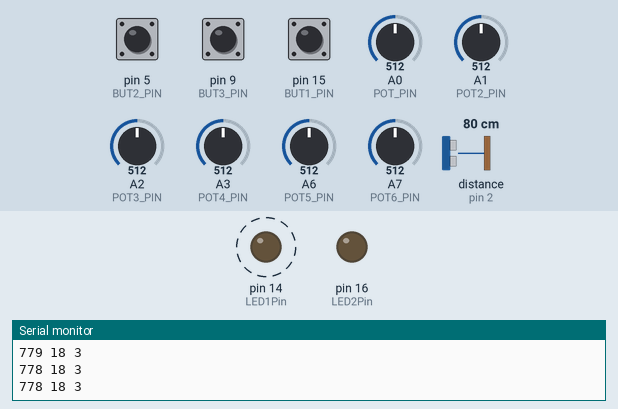
Recording of a sketch running on a simulated Arduino Micro, built with avr-gcc and run on an emulated ATmega32U4. Parts: output pins drawn as LEDs (lit = HIGH), the last lines printed to the serial monitor. Wiring (inferred from the names in the program): ultrasonic range finder: trigger pin 3; echo pin 2. Dashed ring = blinking. Inputs (shaded band) come from the test bench; at power-on: A2 (POT3_PIN) = 512, A3 (POT4_PIN) = 512, pin 5 (BUT2_PIN) HIGH, pin 9 (BUT3_PIN) HIGH, pin 15 (BUT1_PIN) HIGH, A0 (POT_PIN) = 512, A1 (POT2_PIN) = 512, A6 (POT5_PIN) = 512, A7 (POT6_PIN) = 512, distance to the obstacle (sensor on pin 2) 80 cm. The echo pulse lasts 58.3 µs per cm; pins used as bus, display or sensor lines are not drawn.

Above: at 1.2 s.
1.3 s: A2 (POT3_PIN) set to 30
At 1.46 s:
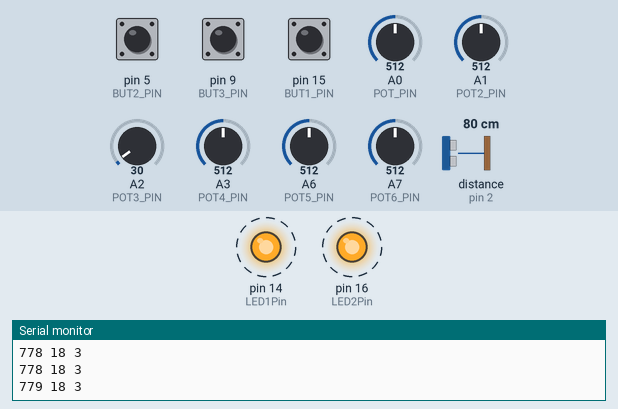
4.3 s: A3 (POT4_PIN) set to 30
At 4.42 s:
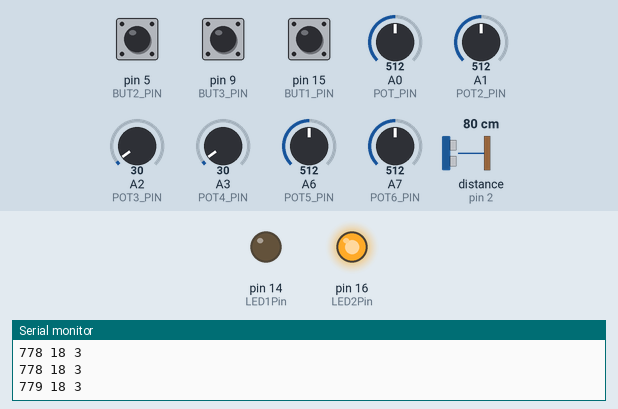
At 4.89 s:
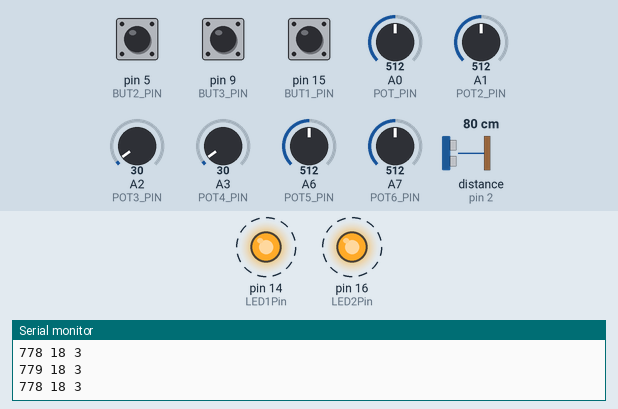
Timing chart, 0 to 13.3 s (numbered marks = the images above; inputs shaded):
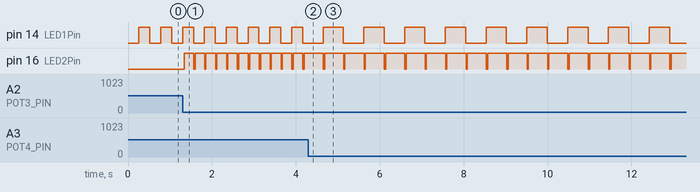

Measured:
- after the input at 1.3 s, pin 16 (LED2Pin): alternates HIGH for 0.23 s and LOW for 0.03 s, starting at once
- after the input at 4.3 s, pin 14 (LED1Pin): alternates HIGH for 0.49 s and LOW for 0.49 s, starting after 0.35 s; pin 16 (LED2Pin): alternates HIGH for 0.46 s and LOW for 0.03 s, starting after 0.36 s
- by itself, pin 14 (LED1Pin): alternates HIGH for 0.26 s and LOW for 0.26 s

The sketch:

MihDi.ino
```cpp
/*
   MihDi.ino
   - Dance your melody!
   - A Midi device that pushes notes to synthesizer over USB.
   - The notes are relative to the distance measured by ultrasonic sensor.
   - select Tools/Board "Arduino Micro"
*/
#include "MIDIUSB.h"
#include "MIDIUSBmaster/src/NotesMh01.h"

#define VERSION01   // is first version: MCCrypt  DJ-1/2-rebuild, else second version(ma)

#ifdef VERSION01   //  erste version MCCrypt  DJ-1/2-Umbau
  // ENABLE ACTUATORS
  #define BUTTONS    // enable button use
  const int VMin=0; // kleiner Potti wert
  const int VMax=1023;  //grosser potti wert
  const int V5Max = 330;
  const int V5Min = 0;
  const int V6Max = 410;
  const int V6Min = 0;

#else             // zweite version mario
  const int VMin=1023; // kleiner Potti wert
  const int VMax=0;  //grosser potti wert
  const int V5Max = VMax;
  const int V5Min = VMin;
  const int V6Max = VMax;
  const int V6Min = VMin;
#endif

int BS=1;   //button state

//  DEBUG OPTIONS
//#define SerialIn   // read commands from Serial   seems not to work together with midi on one USB port
// #define DEBUG                 1
#define ShowPingData      // show distance when note changes
//#define ShowALLPingData  // show every distance
//#define SerialValues   /// Output data changes on button + potis
#define LEDFREQ      /// show Freq on front LEDs
#define TEST1   //test midi program change on button

const int PING = 3; // TRIG Pin
const int ECHO = 2; // ECHO Pin
const int LED1Pin = 14;  // Freq
const int LED2Pin = 16; //  Ton
bool LED1Status = 0;

volatile unsigned long PingZeit = 0, diffP = 0, AnzInt = 0;
unsigned long AnzLoop, AnzLoopAlt, MpSZeit;
int MpS;
int Distance = 0, DistanceLast = 0;
unsigned long lastPingStartTime = 0;
unsigned long PingInterval = 100; //ping every .. ms
const int PingIntervalMin = 20;
int DistMin = 200;
int DistMax = 1700;
const int DistMinSetable = 1200; //min Distance setable by Pot2
const int DistMaxSetable = 7000;

struct Note {
  unsigned long tStart;  //Time start millis
  bool isPlaying;
};
Note N[128] = {false}; //init to zero
unsigned long t;  //Time
unsigned long NotePlayTime = 2000;

// Constants
//
#ifdef VERSION01
//                     Anschluss auf micro
const int POT_PIN = 0;   //A0  Volume    // Pot connected to analog pin   Drehregler oben links
const int POT2_PIN = 1;  //A1  Dist max // Pot connected to analog pin 0  Crossfader (unten)
const int POT3_PIN = 2;  //A2  TonLaenge // Pot connected to analog pin   Drehregler oben rechts
const int POT4_PIN = 3;  //A3  Freq    // Pot connected to analog pin   Drehregler unten links
const int POT5_PIN = 6;  //D4  NoteMax // Pot connected to analog pin  Vertikal Slider rechts
const int POT6_PIN = 7;  //D6  NoterMin // Pot connected to analog pin  Vertikal Slider links
#else   // mario V02
const int POT_PIN = 2;   //A0  Volume    // Pot connected to analog pin 0  Crossfader (unten)      Volume
const int POT2_PIN = 0;  //A1  Dist         // Pot connected to analog pin   Drehregler oben links
const int POT3_PIN = 6;  //A2  TonLaenge   // Pot connected to analog pin   Drehregler oben links
const int POT4_PIN = 3;  //A3  Freq    // Pot connected to analog pin   Drehregler unten links
const int POT5_PIN = 7;  //D4  NoteMax // Pot connected to analog pin  Vertikal Slider rechts   NoteMax
const int POT6_PIN = 1;  //D6  NoteMin // Pot connected to analog pin  Vertikal Slider links    NoterMin
#endif

 int s_nLastPotValue5 = 0;
 int s_nLastMappedValue5 = 0;
 int s_nLastPotValue6 = 0;
 int s_nLastMappedValue6 = 0;
 int nCurrentPotValue5=0;
 int nCurrentPotValue6=0;

byte NoteSpMin = 0; //
byte NoteSpMax = 127; // NotenSpektrum wird von BUT2 geaendert   von 0-127  auf 0-39
byte NoteMin = 0; // wird von POT1 geaendert    Notenhöhe nah
byte NoteMax = 127; // wird von POT5 geaendert   Notenhöhe fern

const byte NoteHarMin = 0; // Harmonic notes min
const byte NoteHarMax = 39; // Harmonic notes max number
const byte NoteAllMin = 0;  // All notes min note (in header file)
const byte NoteAllMax = 108 - 12;  // All notes min note (in header file)

byte lastNote = 0; //letzte gespielte note

const int BUT1_PIN = 15; // Chan1/2 Umschalter unten
const int BUT2_PIN = 5; // digi 5  Kippschalter an Gehäuse-hinterseite
const int BUT3_PIN = 9; // digi 9  Kippschalter an Gehäuse-hinterseite
int BUT1_State = 3;
int BUT2_State = 3;
int BUT3_State = 3;
const int B1switchON = 0;
const int B2switchON = 1;
const int B3switchON = 1;

//const int BUT2_PIN=14
//const int BUT3_PIN=16

const int POT_THRESHOLD = 7;  //7      // Threshold amount to guard against false values
const int POT5_THRESHOLD = 1; //
const int POT6_THRESHOLD = 1;
byte MIDI_CHANNEL = 1;         // MIDI Channel 1
byte Volume = 100;

bool Change = false;

#ifdef SerialIn
// Serial event
String inputString = "";         // a string to hold incoming data
boolean stringComplete = false;  // whether the string is complete
String ss = "";
String sss = "";
#endif  //SerialIn

int MinAbw=1;

// First parameter is the event type (0x09 = note on, 0x08 = note off).
// Second parameter is note-on/note-off, combined with the channel.
// Channel can be anything between 0-15. Typically reported to the user as 1-16.
// Third parameter is the note number (48 = middle C).
// Fourth parameter is the velocity (64 = normal, 127 = fastest).

//    Status byte : 1001 CCCC    channel (Instrument)
//    Data byte 1 : 0PPP PPPP    pitch (Note)
//    Data byte 2 : 0VVV VVVV    velocity (Volume)

void noteOn(byte channel, byte pitch, byte velocity) {
  N[pitch].tStart = millis();
  if ( N[pitch].isPlaying == false ) {
    //Note weiterspielen statt neu anschlagen
    midiEventPacket_t noteOn = {0x09, 0x90 | channel, pitch, velocity};
    MidiUSB.sendMIDI(noteOn);
    N[pitch].isPlaying = true;
    // letzte Note aus (immer nur eine spielen lassen)
    if (lastNote != pitch ) {
      noteOff(channel, lastNote, 0);
      lastNote = pitch;
    }

#ifdef LEDFREQ
    digitalWrite(LED2Pin, LOW);
#endif
  }
}

void noteOff(byte channel, byte pitch, byte velocity) {
  if ( N[pitch].isPlaying == true ) {
    midiEventPacket_t noteOff = {0x08, 0x80 | channel, pitch, velocity};
    MidiUSB.sendMIDI(noteOff);
    N[pitch].isPlaying = false;
#ifdef LEDFREQ
    digitalWrite(LED2Pin, HIGH);
#endif
  }

}

void allOff() {
  // turn all notes off
  for (int i = 0; i <= 127; i++) {
    //if ( N[i].isPlaying == true ){
    noteOff(MIDI_CHANNEL, i, 0);
    MidiUSB.flush();
    //Serial.print("Aus: "); Serial.println(i);
    //}
  } //for i
}

void AbwChange() {
  MinAbw = (abs(DistMax - DistMin) / abs(NoteMax - NoteMin)) / 3;
#ifdef SerialValues
  Serial.print("MinAbw=");
  Serial.println(MinAbw);
#endif

}

void setup() {
  pinMode(LED1Pin, OUTPUT);          // Sets the digital pin as output
  digitalWrite(LED1Pin, LOW);       // Turn the LED on
  pinMode(LED2Pin, OUTPUT);          // Sets the digital pin as output
  digitalWrite(LED2Pin, LOW);       // Turn the LED on

  pinMode(BUT1_PIN, INPUT);          // Sets the digital pin as output
  pinMode(BUT2_PIN, INPUT);          // Sets the digital pin as output
  pinMode(BUT3_PIN, INPUT);          // Sets the digital pin as output

  MpSZeit = millis();
  pinMode(PING, OUTPUT);    // send wave
  digitalWrite(PING, LOW);  // silent
  pinMode(ECHO, INPUT);     // recieve
  // interrupt when ECHO Pin goes HIGH
  attachInterrupt(digitalPinToInterrupt(ECHO), interruptRoutine, FALLING);  // vorher HIGH
  Serial.begin(115200);
  //Serial.println(freeRam());
  //controlChange(3, 3, 10); // Set the value of controller 10 on channel 0 to 65
  //programChange(0xc0, MIDI_CHANNEL, 3);  // Change MIDI voice to guitar
  //MidiUSB.flush();
  //startPing();
  //allOff();
  Button2Change();
  AbwChange();

}

// First parameter is the event type (0x0B = control change).
// Second parameter is the event type, combined with the channel.
// Third parameter is the control number number (0-119).
// Fourth parameter is the control value (0-127).

void controlChange(byte channel, byte control, byte value) {
  midiEventPacket_t event = {0x0B, 0x0B | channel, control, value};
  //midiEventPacket_t event = {0x0B, 0x0B | channel, control, value};
  MidiUSB.sendMIDI(event);
}

void volumeChange(byte channel, byte Volume) {
  //byte control=0x07;  //Volume Command
  //byte value=Volume & 0x7F;
  midiEventPacket_t event = {0xB0 | (channel & 0x0F), 0x07, Volume};

  MidiUSB.sendMIDI(event);
}

//  change the voice
void programChange(byte cmd, byte channel, byte data1) {
  //programChange(0xc0, byte(MIDI_CHANNEL), 11);  // Change MIDI voice to guitar
  //programChange(0xc0, 25);  // Change MIDI voice to guitar
  //cmd = cmd | channel;  // merge channel number
  //midiEventPacket_t event = {cmd | channel, data1};
  //midiEventPacket_t event = {cmd , channel, data1};
  midiEventPacket_t event1 = {0xc0, 0x0c | channel, data1};
  //midiEventPacket_t event1 = {cmd, channel, data1};
  MidiUSB.sendMIDI(event1);
}


int N1 = 25, N1alt = 0;
//int N2=14;

void MidiVolume(int channel, byte volume)
{
  //Serial.print("Changing Volume to ");
  //Serial.println(volume);
  volumeChange(channel, volume);
  //noteOn(channel, N1, volume);   // Channel 0, middle C, normal velocity
  //noteOff(1, N2, 0);   // Channel 0, middle C, normal velocity
  //MidiUSB.flush();

}

void Button2Change(){
      if ( BUT2_State == B2switchON) {   // only harmonic notes
        NoteSpMin = NoteHarMin; // Harmonic notes min
        NoteSpMax = NoteHarMax; // Harmonic notes max number
      }
      else {
        NoteSpMin = NoteAllMin; // Alle Noten
        NoteSpMax = NoteAllMax;
      }
      // Effect.. laesst Potis (5+6 die TonGrenzen festlegen) neu einlesen (Schwelle austrixen)
      s_nLastPotValue6 = nCurrentPotValue6 + ( POT6_THRESHOLD*2);
      s_nLastPotValue5 = nCurrentPotValue5 + ( POT5_THRESHOLD*2);
      //AbwChange();
}

void loop() {
  static int s_nLastPotValue = 0;
  static int s_nLastMappedValue = 0;
  static int s_nLastPotValue2 = 0;
  static int s_nLastMappedValue2 = 0;
  static int s_nLastPotValue3 = 0;
  static int s_nLastMappedValue3 = 0;
  static int s_nLastPotValue4 = 0;
  static int s_nLastMappedValue4 = 0;

  static int nMappedValue;
  static int nMappedValue2;
  static int nMappedValue3;
  static int nMappedValue4;
  static int nMappedValue5;
  static int nMappedValue6;

#ifdef SerialIn
  // Serial event
  if (stringComplete) {

    ss = inputString.substring(0, 1);
    if ( ss == "i" ) {
      Serial.print("mc=");
      Serial.println(MIDI_CHANNEL);

      Serial.print("M1=");
      Serial.println(nMappedValue);
      Serial.print("M2=");
      Serial.println(nMappedValue2);
      Serial.print("M3=");
      Serial.println(nMappedValue3);
      Serial.print("M4=");
      Serial.println(nMappedValue4);
      Serial.print("M5=");
      Serial.println(nMappedValue5);
      Serial.print("M6=");
      Serial.println(nMappedValue6);
    }

    ss = inputString.substring(0, 3);
    if ( ss == "mc=" ) {
      // interval An
      Serial.println(MIDI_CHANNEL);
      sss = inputString.substring(3);
      MIDI_CHANNEL = sss.toInt();
      Serial.println(sss);
    }
    Serial.println(inputString);
    // clear the string:
    inputString = "";
    stringComplete = false;
  }
#endif  // SerialIn

  //PING
  if (diffP > 0)
  {
    // Formula: uS / 58 = centimeters ; 500 = offset HC-SR0; 615 = offset US-015
    if (millis() - MpSZeit >= 1000)
    {
      MpSZeit = millis();
      MpS = AnzLoop - AnzLoopAlt;
      AnzLoopAlt = AnzLoop;
    }
    Distance = int((diffP - 615) / 5.8); //in mm
    if ((Distance <= DistMax) and (Distance >= DistMin)) { // Trigger event with dist data

      N1 = map(Distance, DistMin, DistMax, NoteMin, NoteMax); // Map the value to 0-127   to NOTE
      //if ( BUT2_State==B2switchON ){
      //   N1=noteMh[N1];
      //}


      if (abs(N1 - N1alt) == 1) { //Aenderung um nur eine Note
        //MinAbw=((DistMax-DistMin)/(NoteMax-NoteMin))/3;
        if ((abs(Distance - DistanceLast) <= MinAbw) and (BUT3_State == B3switchON)) {
          N1 = N1alt; // Wenn Aenderung
        }  //MinAbw
        else {
          DistanceLast = Distance;
        }
      } //um nur eine Note
      else {
        DistanceLast = Distance;
      }

      Change = true; //make new sound
      N1alt = N1;

#ifdef ShowPingData
      Serial.print(Distance); //distance in mm
      Serial.print(" ");
      Serial.print(N1); //uS
      Serial.print(" ");
      Serial.println(MinAbw);
      //Serial.print(MpS); //uS
      //Serial.print("\t");
      //Serial.println(AnzInt);  //interrupt count
#endif

    }
    else
    {
#ifdef ShowALLPingData
      Serial.println(Distance); //distance in mm
#endif
    }

    AnzLoop += 1;
    diffP = 0;

  }
  t = millis();
  // Start new Ping every .. ms
  if ((diffP == 0) and (t - lastPingStartTime >= PingInterval)) {
    lastPingStartTime = t;
    startPing();
  }

  //Spielende Toeen Stoppen nach...
  for (int i = 0; i <= 127; i++) {
    if ( N[i].isPlaying == true ) {
      //if (N[i].tStart + NotePlayTime < t) {
      if (t-N[i].tStart >= NotePlayTime ) {
        noteOff(MIDI_CHANNEL, i, 0);
        MidiUSB.flush();
        //Serial.print("Aus: "); Serial.println(i);
      }
    }
  } //for i

#ifdef BUTTONS
    BS = digitalRead(BUT1_PIN);
#endif
    if (BS != BUT1_State ) {
      BUT1_State = BS;
  #ifdef SerialValues
      Serial.print("B1=");
      Serial.println(BUT1_State);
  #endif
    }
  #ifdef BUTTONS
    BS = digitalRead(BUT2_PIN);
  #endif
    if (BS != BUT2_State ) {
      BUT2_State = BS;
      Button2Change();

  #ifdef SerialValues
      Serial.print("B2=");
      Serial.println(BUT2_State);
  #endif
    }
  #ifdef BUTTONS
    BS = digitalRead(BUT3_PIN);
  #endif
    if (BS != BUT3_State ) {
      BUT3_State = BS;
  #ifdef SerialValues
      Serial.print("B3=");
      Serial.println(BUT3_State);
  #endif
#ifdef TEST1
    programChange(0xc0,MIDI_CHANNEL,4);
    MidiUSB.flush();
#endif

  }

  // Potti 1
  int nCurrentPotValue = analogRead(POT_PIN);
  if (abs(nCurrentPotValue - s_nLastPotValue) > POT_THRESHOLD)
  {
    s_nLastPotValue = nCurrentPotValue;
    //int nMappedValue = map(nCurrentPotValue, 0, 1023, 0, 127); // Map the value to 0-127
    nMappedValue = map(nCurrentPotValue, VMin, VMax, 0, 127); // Map the value to 0-127
    if (nMappedValue != s_nLastMappedValue)
    {
      s_nLastMappedValue = nMappedValue;  //Volume
      Volume = nMappedValue;

#ifdef SerialValues
      Serial.print("P1="); Serial.print(nCurrentPotValue); Serial.print(" Volume="); Serial.println(nMappedValue);
#endif
#ifdef BUTTONS
      if ( BUT1_State == B1switchON ) {
        N1 = NoteMin;
        Change = true;
      }
#endif
    }
  }
  // Potti 2  //nunten Crossfadder
  int nCurrentPotValue2 = analogRead(POT2_PIN);
  if (abs(nCurrentPotValue2 - s_nLastPotValue2) > POT_THRESHOLD)
  {
    s_nLastPotValue2 = nCurrentPotValue2;
    //int nMappedValue = map(nCurrentPotValue, 0, 1023, 0, 127); // Map the value to 0-127
    nMappedValue2 = map(nCurrentPotValue2, VMin, VMax, DistMinSetable, DistMaxSetable); // Map the value to 0-127
    if (nMappedValue2 != s_nLastMappedValue2)
    {
      s_nLastMappedValue2 = nMappedValue2;
      DistMax = nMappedValue2; //Note
#ifdef SerialValues
      Serial.print("P2 "); Serial.print(nCurrentPotValue2); Serial.print(" DistMax(mm)="); Serial.println(nMappedValue2);
#endif
#ifdef BUTTONS
      if ( BUT1_State==B1switchON ) { Change=true; }
#endif
    }
  }

  // Potti 3
  int nCurrentPotValue3 = analogRead(POT3_PIN);
  if (abs(nCurrentPotValue3 - s_nLastPotValue3) > POT_THRESHOLD)
  {
    s_nLastPotValue3 = nCurrentPotValue3;

    //int nMappedValue = map(nCurrentPotValue, 0, 1023, 0, 127); // Map the value to 0-127
    //nMappedValue3 = map(nCurrentPotValue3, 0, 1023, 0, 16); // Midi channel to 0-144
    nMappedValue3 = map(nCurrentPotValue3, VMin, VMax, 1, 1000); // Midi channel to 0-144
    if (nMappedValue3 != s_nLastMappedValue3)
    {
      s_nLastMappedValue3 = nMappedValue3;
      //allOff();  //alle toene aus
      //MIDI_CHANNEL=nMappedValue3;
      NotePlayTime = nMappedValue3;
#ifdef SerialValues
      Serial.print("P3 "); Serial.print(nCurrentPotValue3); Serial.print(" NotePlayTime="); Serial.println(nMappedValue3);
#endif
#ifdef BUTTONS
      if ( BUT1_State == B1switchON ) {
        Change = true;
      }
#endif
    }
  }

  // Potti 4
  int nCurrentPotValue4 = analogRead(POT4_PIN);
  if (abs(nCurrentPotValue4 - s_nLastPotValue4) > POT_THRESHOLD)
  {
    s_nLastPotValue4 = nCurrentPotValue4;

    //int nMappedValue = map(nCurrentPotValue, 0, 1023, 0, 127); // Map the value to 0-127
    //nMappedValue4 = map(nCurrentPotValue4, 0, 1023, 0, 16); // Midi channel to 0-144
    nMappedValue4 = map(nCurrentPotValue4, VMin, VMax, 500, PingIntervalMin); // Midi channel to 0-144
    if (nMappedValue4 != s_nLastMappedValue4)
    {
      s_nLastMappedValue4 = nMappedValue4;
      //allOff();  //alle toene aus
      //MIDI_CHANNEL=nMappedValue4;
      PingInterval = nMappedValue4;
#ifdef SerialValues
      Serial.print("P4 "); Serial.print(nCurrentPotValue4); Serial.print(" PingInterval="); Serial.println(nMappedValue4);
#endif
      //if ( BUT1_State==B1switchON ) { Change=true; }
    }
  }

  // Potti 5
  nCurrentPotValue5 = analogRead(POT5_PIN);
  if (abs(nCurrentPotValue5 - s_nLastPotValue5) > POT5_THRESHOLD)
  {
    s_nLastPotValue5 = nCurrentPotValue5;
    //int nMappedValue = map(nCurrentPotValue, 0, 1023, 0, 127); // Map the value to 0-127
#ifdef VERSION01
    if (nCurrentPotValue5 < V5Min) {
      nCurrentPotValue5 = V5Min;
    }
    if (nCurrentPotValue5 > V5Max) {
      nCurrentPotValue5 = V5Max;
    }
#endif
    nMappedValue5 = map(nCurrentPotValue5, V5Min, V5Max, NoteSpMax, NoteSpMin); // Map the value to 0-127
    if (nMappedValue5 != s_nLastMappedValue5)
    {
      s_nLastMappedValue5 = nMappedValue5;
      NoteMax = nMappedValue5; //Ping-Note Max
      AbwChange();
#ifdef SerialValues
      Serial.print("P5 ");
      Serial.print(nCurrentPotValue5);
      Serial.print(" NoteMax=");
      Serial.println(nMappedValue5);
#endif
#ifdef BUTTONS
      if ( BUT1_State == B1switchON ) {
        N1 = NoteMax;
        Change = true;
      }
#endif
    }
  }

  // Potti 6
  nCurrentPotValue6 = analogRead(POT6_PIN);
  if (abs(nCurrentPotValue6 - s_nLastPotValue6) > POT6_THRESHOLD)
  {
    s_nLastPotValue6 = nCurrentPotValue6;
    //int nMappedValue = map(nCurrentPotValue, 0, 1023, 0, 127); // Map the value to 0-127
#ifdef VERSION01
    if (nCurrentPotValue6 < V6Min) {
      nCurrentPotValue6 = V6Min;
    }
    if (nCurrentPotValue6 > V6Max) {
      nCurrentPotValue6 = V6Max;
    }
#endif
    nMappedValue6 = map(nCurrentPotValue6, V6Min, V6Max, NoteSpMax, NoteSpMin); // Map the value to 0-127

    if (nMappedValue6 != s_nLastMappedValue6)
    {
      s_nLastMappedValue6 = nMappedValue6;  //Volume
      NoteMin = nMappedValue6;
      AbwChange();
#ifdef SerialValues
      Serial.print("P6 "); Serial.print(nCurrentPotValue6); Serial.print(" NoteMin="); Serial.println(nMappedValue6);
#endif
#ifdef BUTTONS
      if ( BUT1_State == B1switchON ) {
        N1 = NoteMin;
        Change = true;
      }
#endif
    }
  }


  if (Change == true)
  {
    //MidiVolume(MIDI_CHANNEL, nMappedValue);
    //programChange(0xc0, byte(MIDI_CHANNEL), nMappedValue);  // Change MIDI voice to guitar
    if ( BUT2_State == B2switchON ) {
      N1 = noteMh[N1];
      //N1=noteMh[map(N1, NoteMin, NoteMax,0, 39)];
    } else {
      N1 = note[N1];
    }
    noteOn(byte(MIDI_CHANNEL), byte(N1), byte(Volume));
    MidiUSB.flush();
    Change = false;
  }


  delayMicroseconds(1);

  /*Serial.println("Sending note on");
    noteOn(1, N1, 104);   // Channel 0, middle C, normal velocity
    noteOff(1, N2, 0);   // Channel 0, middle C, normal velocity
    MidiUSB.flush();
    delay(1000);
    noteOn(1, N1, 99);   // Channel 0, middle C, normal velocity
    //noteOn(1, 28, 0);   // Channel 0, middle C, normal velocity
    MidiUSB.flush();
    delay(500);

    Serial.println("Sending note off");
    noteOn(1, N2, 124);   // Channel 0, middle C, normal velocity
    noteOff(1, N1, 104);  // Channel 0, middle C, normal velocity
    MidiUSB.flush();
    delay(3500);
  */
  //controlChange(0, 10, 65); // Set the value of controller 10 on channel 0 to 65
}
void interruptRoutine() {
  diffP = (micros() - PingZeit);
  AnzInt += 1;
}
void startPing() {
  PingZeit = micros();
  digitalWrite(PING, HIGH);
#ifdef LEDFREQ
  LED1Status = !LED1Status;
  digitalWrite(LED1Pin, LED1Status);
#endif
  //Interrupts();
  delayMicroseconds(1);
  digitalWrite(PING, LOW);


}

int freeRam () {
  extern int __heap_start, *__brkval;
  int v;
  return (int) &v - (__brkval == 0 ? (int) &__heap_start : (int) __brkval);
}

#ifdef SerialIn
void serialEvent() {
  while (Serial.available()) {
    // get the new byte:
    char inChar = (char)Serial.read();
    // add it to the inputString:
    inputString += inChar;
    // if the incoming character is a newline, set a flag
    // so the main loop can do something about it:
    if (inChar == '\n') {
      stringComplete = true;
    }
  }
}
#endif   // SerialIn
```

Source omitted: NotesMh01.h (3168 bytes)
